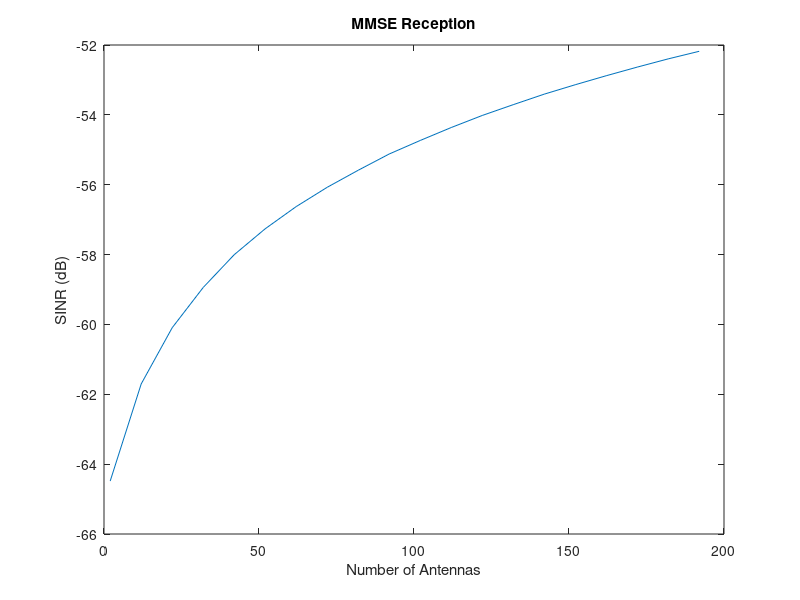

MATLAB code to generate this figure:
clear all
pu = 0.0003;
d = 100;
M = 2:10:200;
L = 7; % 19
simno = 10^3;
K = 10;

for i = 1:L
    D(:,:,i) = zeros(K,K);
    for k = 1:K
        if i == 1
            D(k,k,i) = d^(-2);
        else
            D(k,k,i) = (1.5*d)^(-2);
        end
    end
end

SINR = zeros(1, length(M));

for m = 1:length(M)
    for ii = 1:simno
        clear H;
        for i = 1:L
            H(:,:,i) = randn(M(m), K);
        end
        
        % Compute MMSE combining matrix
        A = (H(:,:,1) * (H(:,:,1)' * H(:,:,1) + 1/pu * eye(K))^(-1))';
        
        % Compute interference from other users
        intf = 0;
        for i = 2:L
            intf = intf + pu * trace(A * H(:,:,i) * (D(:,:,i)^(0.5)) * (D(:,:,i)^(0.5)) * H(:,:,i)' * A');
        end
        
        % Compute SINR
        SINR(m) = SINR(m) + pu * trace(A * H(:,:,1) * D(:,:,1)^(0.5) * D(:,:,1)^(0.5) * H(:,:,1)' * A') / (intf + trace(A*A'));
    end
end

% Average over simulations
SINR = SINR ./ simno;

% Plot results
plot(M, 10*log10(SINR))
xlabel('Number of Antennas')
ylabel('SINR (dB)')
title('MMSE Reception')
